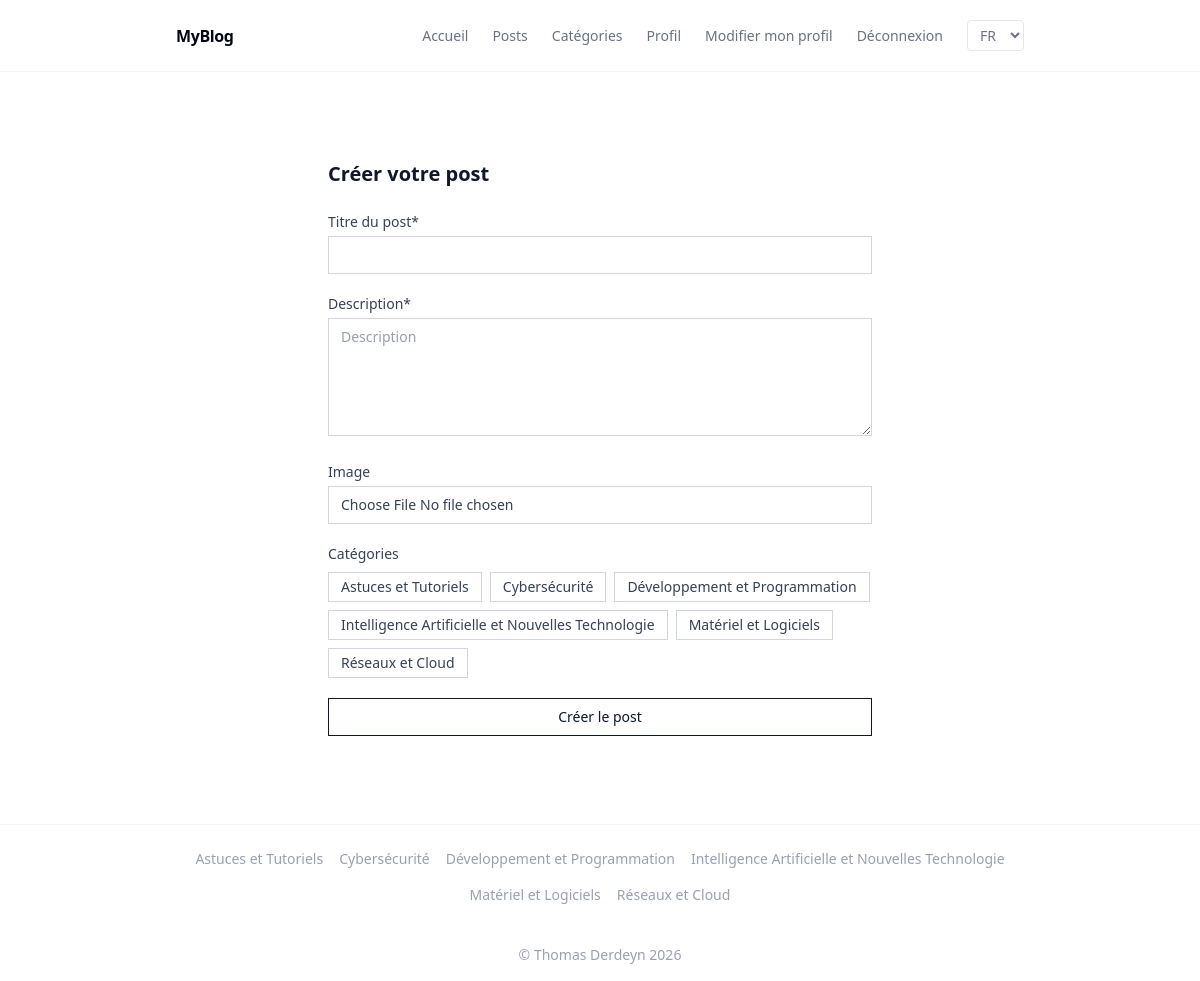
/fr/post/create/ (signed in), run on the app's committed database.
### blog_app/models.py (models this page shows, shortened)
class Category(models.Model):
  name = models.CharField(max_length=100, verbose_name="Nom")
  class Meta:
    ordering = ('name', )
    verbose_name = "catégorie"
    verbose_name_plural = "catégories"

### blog_app/views/post_views.py (the view, shortened to what this page needs)
# urls.py: path('post/create/', views.CreatePostView.as_view(), name="post_create"),
class CreatePostView(PermissionRequiredMixin,View):
    permission_required = "blog_app.add_post"
    model = Post
    def get(self, request):
        if not request.user.is_authenticated:
            return redirect(f"{settings.LOGIN_URL}?next={request.path}")
        categories = Category.objects.all()
        context = {
            "categories": categories,
        }
        return render(request, "blog_app/post/post_create.html", context)

### blog_app/context_processors.py (called while the page is built)
def categories_processor(request):
  return { "all_categories": Category.objects.all() }

### blog_app/templates/blog_app/post/post_create.html (shortened to what this page needs)
{% extends 'base.html' %}
{% load static i18n %}
{% block content %}
<div class="max-w-xl mx-auto px-4 py-10">
    <h2 class="text-xl font-semibold text-gray-900 mb-6">
        {% trans "Créer votre post" %}
    </h2>
    <form method="post"
          action="{% url 'post_create' %}"
          enctype="multipart/form-data"
          class="space-y-5">
        <div>
            <label for="id_title"
                   class="block text-sm text-gray-700 mb-1">
                {% trans "Titre du post*" %}
            </label>
            <input required
                   type="text"
                   name="title"
                   id="id_title"
                   maxlength="50"
                   value="{{ form.title.value|default_if_none:'' }}"
                   class="w-full border border-gray-300 px-3 py-2 text-sm focus:outline-none focus:border-gray-500">
        </div>
        <div>
            <label for="id_description"
                   class="block text-sm text-gray-700 mb-1">
                {% trans "Description*" %}
            </label>
            <textarea required
                      name="description"
                      id="id_description"
                      placeholder="{% trans 'Description' %}"
                      rows="5"
                      maxlength="500"
                      class="w-full border border-gray-300 px-3 py-2 text-sm focus:outline-none focus:border-gray-500">{{ form.description.value|default_if_none:'' }}</textarea>
        </div>
        <div>
            <label for="id_image"
                   class="block text-sm text-gray-700 mb-1">
                {% trans "Image" %}
            </label>
            <input type="file"
                   accept="image/*"
                   name="image"
                   id="id_image"
                   class="w-full border border-gray-300 px-3 py-2 text-sm focus:outline-none focus:border-gray-500">
        </div>
        <div>
            <p class="text-sm text-gray-700 mb-2">{% trans "Catégories" %}</p>
            <div class="flex flex-wrap gap-2">
                {% for category in categories %}
                    <label class="cursor-pointer">
                        <span class="inline-block border border-gray-300 px-3 py-1 text-sm bg-white
                                     peer-checked:bg-gray-900 peer-checked:text-white peer-checked:border-gray-900
                                     peer-focus-visible:ring-2 peer-focus-visible:ring-gray-400">
                            {{ category.name }}
                        </span>
                    </label>
                {% empty %}
                    <p class="text-sm text-gray-500">{% trans "Aucune catégorie" %}</p>
                {% endfor %}
            </div>
        </div>
        <button type="submit"
                class="w-full border border-gray-900 px-4 py-2 text-sm text-gray-900 hover:bg-gray-900 hover:text-white transition-colors cursor-pointer">
            {{ action_text|default:_("Créer le post") }}
        </button>
    </form>
</div>
{% endblock %}

### templates/base.html (shortened to what this page needs)
{% load static i18n %}
{% get_current_language as LANGUAGE_CODE %}
{% get_available_languages as LANGUAGES %}
<!DOCTYPE html>
<html lang="{{ LANGUAGE_CODE }}">
<head>
  <link rel="stylesheet" href="https://cdnjs.cloudflare.com/ajax/libs/font-awesome/6.4.0/css/all.min.css" />
  <script src="https://cdn.jsdelivr.net/npm/@tailwindcss/browser@4"></script>
  <link rel="stylesheet" type="text/css" href="{% static 'css/styles.css' %}" />
</head>
<body class="bg-white text-gray-700 antialiased min-h-screen flex flex-col">
  <header class="border-b border-gray-100">
    <nav>
      <ul class="max-w-4xl mx-auto px-6 py-5 flex items-center justify-between">
        <a href="{% url 'index' %}" class="text-base font-semibold tracking-tight text-gray-950">
          MyBlog
        </a>
        <div class="flex items-center gap-6 text-sm font-medium text-gray-500">
          <li><a href="{% url 'index' %}" class="hover:text-gray-950 transition-colors">{% trans "Accueil" %}</a></li>
          <li><a href="{% url 'post_list' %}" class="hover:text-gray-950 transition-colors">{% trans "Posts" %}</a></li>
          <li><a href="{% url 'category_list' %}" class="hover:text-gray-950 transition-colors">{% trans "Catégories" %}</a></li>
          {% if user.is_authenticated %}
          <li><a href="{% url 'profile' %}" class="hover:text-gray-950 transition-colors">{% trans "Profil" %}</a></li>
          <li><a href="{% url 'edit_profile' %}" class="hover:text-gray-950 transition-colors">{% trans "Modifier mon profil" %}</a></li>
          <li class="nav-item">
            <form method="post" action="{% url 'logout' %}" class="space-y-5">
              <input type="submit" value="{% trans 'Déconnexion' %}" class="hover:text-gray-950 transition-colors cursor-pointer">
            </form>
          </li>
          {% else %}
          <li class="nav-item">
            <a class="nav-link" href="{% url 'login' %}">{% trans "Connexion" %}</a>
          </li>
          {% endif %}
          <li>
            <form action="{% url 'set_language' %}" method="post">
              <select name="language" onchange="this.form.submit()"
                class="border border-gray-200 rounded px-2 py-1 text-sm bg-white cursor-pointer"
                aria-label="{% trans 'Langue' %}">
                {% for code, nom in LANGUAGES %}
                <option value="{{ code }}" {% if code == LANGUAGE_CODE %}selected{% endif %}>
                  {{ code|upper }}
                </option>
                {% endfor %}
              </select>
            </form>
          </li>
        </div>
      </ul>
    </nav>
  </header>
  <main class="flex-1">
    <div class="max-w-4xl mx-auto px-6 py-12">
      {% block content %}
      {% endblock %}
    </div>
  </main>
  <footer class="border-t border-gray-100">
    <div class="max-w-4xl mx-auto px-6 py-6">
      <div class="flex flex-wrap justify-center gap-4 text-sm text-gray-400">
        {% for category in all_categories %}
        <a href="{% url 'category' pk=category.pk %}" class="transition-colors duration-200 hover:text-gray-900">
          {{ category.name }}
        </a>
        {% endfor %}
      </div>
    </div>
    <div class="max-w-4xl mx-auto px-6 py-4 text-center text-sm text-gray-400">
      <p>&copy; Thomas Derdeyn 2026</p>
    </div>
  </footer>
</body>
</html>

### data on the page
Category: name "Astuces et Tutoriels"
Category: name "Cybersécurité"
Category: name "Développement et Programmation"
Category: name "Intelligence Artificielle et Nouvelles Technologie"
Category: name "Matériel et Logiciels"
Category: name "Réseaux et Cloud"

### other printed values
{{ action_text|default:_("Créer le post") }} "Créer le post"
form field language "FR"
